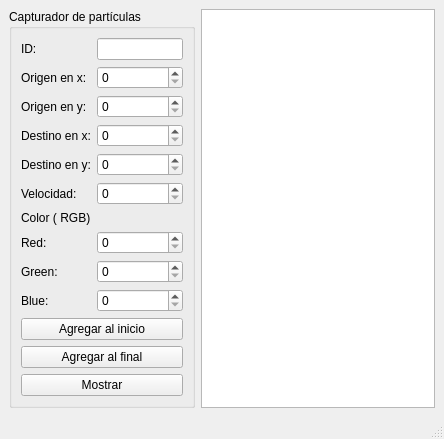
<?xml version="1.0" encoding="UTF-8"?>
<ui version="4.0">
 <class>MainWindow</class>
 <widget class="QMainWindow" name="MainWindow">
  <property name="geometry">
   <rect>
    <x>0</x>
    <y>0</y>
    <width>444</width>
    <height>426</height>
   </rect>
  </property>
  <property name="cursor">
   <cursorShape>ArrowCursor</cursorShape>
  </property>
  <property name="windowTitle">
   <string>MainWindow</string>
  </property>
  <property name="documentMode">
   <bool>false</bool>
  </property>
  <widget class="QWidget" name="centralwidget">
   <layout class="QGridLayout" name="gridLayout_2">
    <item row="1" column="0">
     <widget class="QGroupBox" name="groupBox">
      <property name="title">
       <string>Capturador de partículas</string>
      </property>
      <layout class="QGridLayout" name="gridLayout">
       <item row="11" column="0" colspan="2">
        <widget class="QPushButton" name="agregar_final_pushButton">
         <property name="text">
          <string>Agregar al final</string>
         </property>
        </widget>
       </item>
       <item row="8" column="0">
        <widget class="QLabel" name="label_9">
         <property name="text">
          <string>Green:</string>
         </property>
        </widget>
       </item>
       <item row="10" column="0" colspan="2">
        <widget class="QPushButton" name="agregar_inicio_pushButton">
         <property name="text">
          <string>Agregar al inicio</string>
         </property>
        </widget>
       </item>
       <item row="2" column="0">
        <widget class="QLabel" name="label_3">
         <property name="text">
          <string>Origen en y:</string>
         </property>
        </widget>
       </item>
       <item row="4" column="1">
        <widget class="QSpinBox" name="destino_y_spinBox">
         <property name="maximum">
          <number>500</number>
         </property>
        </widget>
       </item>
       <item row="1" column="0">
        <widget class="QLabel" name="label_2">
         <property name="text">
          <string>Origen en x:</string>
         </property>
        </widget>
       </item>
       <item row="6" column="0">
        <widget class="QLabel" name="label_7">
         <property name="text">
          <string>Color ( RGB)</string>
         </property>
        </widget>
       </item>
       <item row="0" column="0">
        <widget class="QLabel" name="label">
         <property name="text">
          <string>ID:</string>
         </property>
        </widget>
       </item>
       <item row="9" column="0">
        <widget class="QLabel" name="label_10">
         <property name="text">
          <string>Blue:</string>
         </property>
        </widget>
       </item>
       <item row="12" column="0" colspan="2">
        <widget class="QPushButton" name="mostrar_pushButton">
         <property name="text">
          <string>Mostrar</string>
         </property>
        </widget>
       </item>
       <item row="2" column="1">
        <widget class="QSpinBox" name="origen_y_spinBox">
         <property name="maximum">
          <number>500</number>
         </property>
        </widget>
       </item>
       <item row="7" column="1">
        <widget class="QSpinBox" name="red_spinBox">
         <property name="enabled">
          <bool>true</bool>
         </property>
         <property name="maximum">
          <number>255</number>
         </property>
        </widget>
       </item>
       <item row="1" column="1">
        <widget class="QSpinBox" name="origen_x_spinBox">
         <property name="maximum">
          <number>500</number>
         </property>
        </widget>
       </item>
       <item row="7" column="0">
        <widget class="QLabel" name="label_8">
         <property name="text">
          <string>Red:</string>
         </property>
        </widget>
       </item>
       <item row="8" column="1">
        <widget class="QSpinBox" name="green_spinBox">
         <property name="maximum">
          <number>255</number>
         </property>
        </widget>
       </item>
       <item row="9" column="1">
        <widget class="QSpinBox" name="blue_spinBox">
         <property name="maximum">
          <number>255</number>
         </property>
        </widget>
       </item>
       <item row="5" column="1">
        <widget class="QSpinBox" name="velocidad_spinBox">
         <property name="maximum">
          <number>500</number>
         </property>
        </widget>
       </item>
       <item row="3" column="0">
        <widget class="QLabel" name="label_4">
         <property name="text">
          <string>Destino en x:</string>
         </property>
        </widget>
       </item>
       <item row="3" column="1">
        <widget class="QSpinBox" name="destino_x_spinBox">
         <property name="maximum">
          <number>500</number>
         </property>
        </widget>
       </item>
       <item row="5" column="0">
        <widget class="QLabel" name="label_6">
         <property name="text">
          <string>Velocidad:</string>
         </property>
        </widget>
       </item>
       <item row="4" column="0">
        <widget class="QLabel" name="label_5">
         <property name="text">
          <string>Destino en y:</string>
         </property>
        </widget>
       </item>
       <item row="0" column="1">
        <widget class="QLineEdit" name="id_lineEdit"/>
       </item>
      </layout>
     </widget>
    </item>
    <item row="1" column="1">
     <widget class="QPlainTextEdit" name="cuadro"/>
    </item>
   </layout>
  </widget>
  <widget class="QMenuBar" name="menubar">
   <property name="geometry">
    <rect>
     <x>0</x>
     <y>0</y>
     <width>444</width>
     <height>21</height>
    </rect>
   </property>
  </widget>
  <widget class="QStatusBar" name="statusbar"/>
 </widget>
 <resources/>
 <connections/>
</ui>
